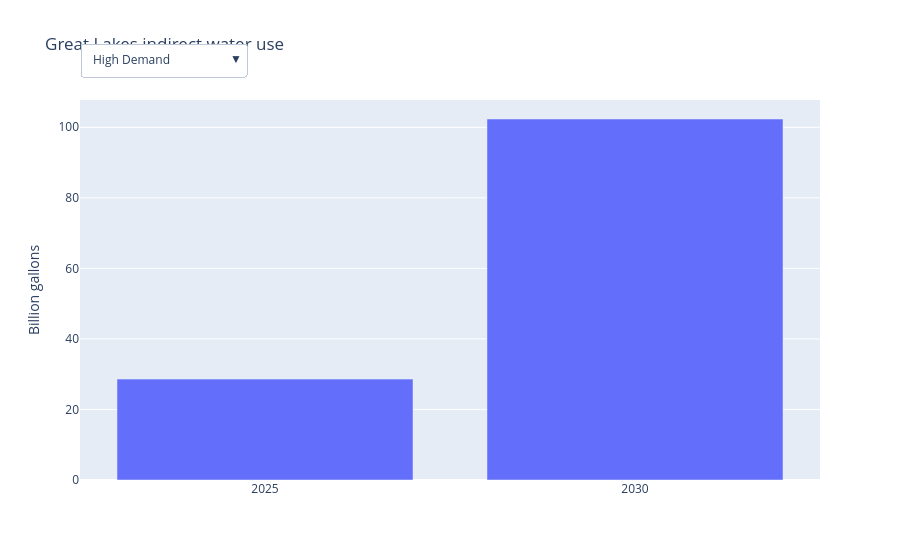

This figure's notebook cell:
### Code cell
# total indirect water use in each year as a range from across scenarios

import plotly.graph_objects as go

scenario_names = {1: "High Demand", 2: "Same energy mix", 3: "Mid case", 4: "High renewable cost", 5: "Low renewable cost", 6: "Low gas price", 7: "Low RE cost + high gas", 8: "High RE cost + low gas"}

fig_water = go.Figure()
scenarios = totals["Scenario"].tolist()

#one set of bars per scenario, and show only the first one at start
for i, s in enumerate(scenarios):
    row = totals[totals["Scenario"] == s].iloc[0]
    fig_water.add_trace(go.Bar(
        x=["2025", "2030"],
        y=[row["Indirect Water Use 2025 (gallons)"] / 1e9,
           row["Indirect Water Use 2030 (gallons)"] / 1e9],
        name=scenario_names[s],
        visible=(i == 0)  # Show only the first scenario initially

    ))
buttons = []
for i, s in enumerate(scenarios):
    visible = [j == i for j in range(len(scenarios))]
    buttons.append(dict(label=scenario_names[s], method="update", args=[{"visible": visible}]))
    
fig_water.update_layout(
    title="Great Lakes indirect water use",
    yaxis_title="Billion gallons",
    updatemenus=[dict(buttons=buttons, x=0, xanchor="left", y=1.15, yanchor="top")],
)

fig_water.show()
fig_water.write_html("regional_water.html", include_plotlyjs="cdn")

### Figure 1 — Plotly figure (JSON) as saved in the notebook; plotly's stock layout.template omitted (floating-point values rounded to 4 significant figures)
{"data": [{"name": "High Demand", "type": "bar", "visible": true, "x": ["2025", "2030"], "y": [28.61, 102.4]}, {"name": "Same energy mix", "type": "bar", "visible": false, "x": ["2025", "2030"], "y": [28.61, 120.5]}, {"name": "Mid case", "type": "bar", "visible": false, "x": ["2025", "2030"], "y": [28.67, 97.82]}, {"name": "High renewable cost", "type": "bar", "visible": false, "x": ["2025", "2030"], "y": [28.58, 104.1]}, {"name": "Low renewable cost", "type": "bar", "visible": false, "x": ["2025", "2030"], "y": [28.7, 96.37]}, {"name": "Low gas price", "type": "bar", "visible": false, "x": ["2025", "2030"], "y": [28.68, 100.7]}, {"name": "Low RE cost + high gas", "type": "bar", "visible": false, "x": ["2025", "2030"], "y": [28.72, 84.1]}, {"name": "High RE cost + low gas", "type": "bar", "visible": false, "x": ["2025", "2030"], "y": [28.54, 106.7]}], "layout": {"title": {"text": "Great Lakes indirect water use"}, "updatemenus": [{"buttons": [{"args": [{"visible": [true, false, false, false, false, false, false, false]}], "label": "High Demand", "method": "update"}, {"args": [{"visible": [false, true, false, false, false, false, false, false]}], "label": "Same energy mix", "method": "update"}, {"args": [{"visible": [false, false, true, false, false, false, false, false]}], "label": "Mid case", "method": "update"}, {"args": [{"visible": [false, false, false, true, false, false, false, false]}], "label": "High renewable cost", "method": "update"}, {"args": [{"visible": [false, false, false, false, true, false, false, false]}], "label": "Low renewable cost", "method": "update"}, {"args": [{"visible": [false, false, false, false, false, true, false, false]}], "label": "Low gas price", "method": "update"}, {"args": [{"visible": [false, false, false, false, false, false, true, false]}], "label": "Low RE cost + high gas", "method": "update"}, {"args": [{"visible": [false, false, false, false, false, false, false, true]}], "label": "High RE cost + low gas", "method": "update"}], "x": 0, "xanchor": "left", "y": 1.15, "yanchor": "top"}], "yaxis": {"title": {"text": "Billion gallons"}}}}
